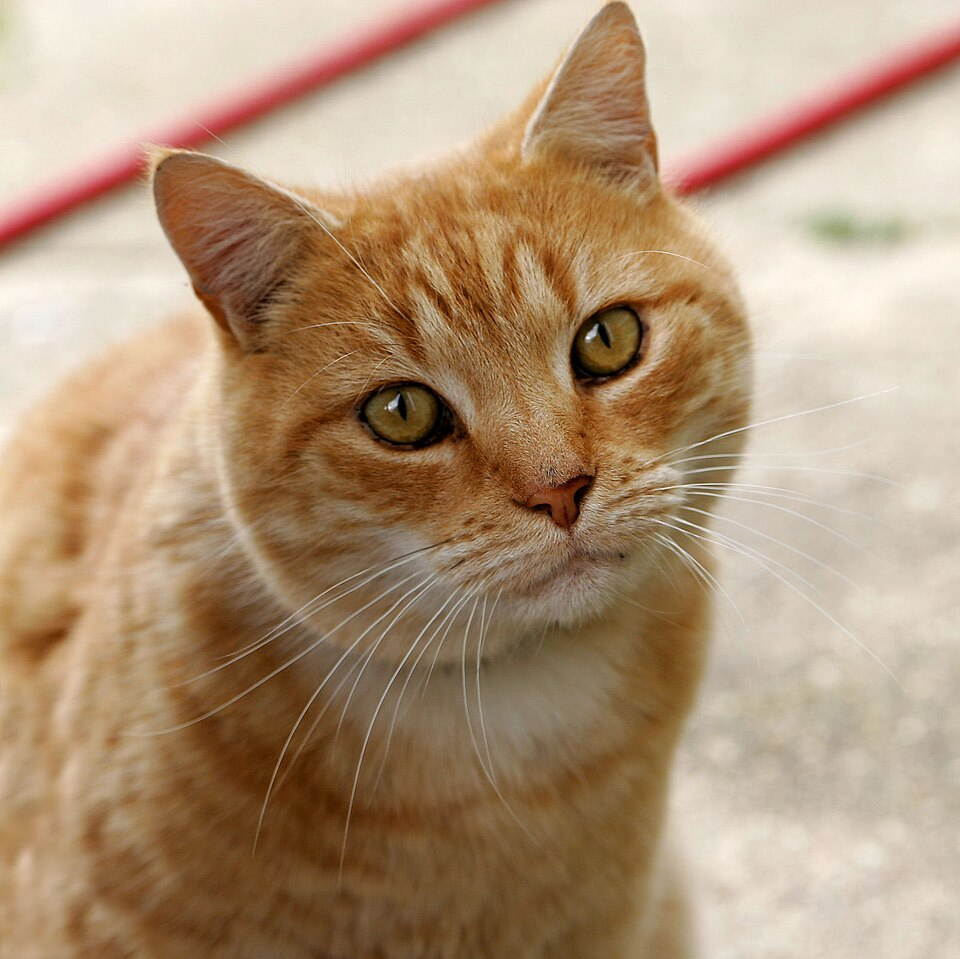
#> input picture ornek.jpg, 960 x 959 px
$ python 09_edge_detection.py   (older library calls are emulated)
#> lines starting #> are read from the running program, lines starting #| are printed output that depends on the picture
import cv2  # OpenCV kütüphanesini içe aktar
import matplotlib.pyplot as plt  # Matplotlib kütüphanesini içe aktar
import numpy as np  # NumPy kütüphanesini içe aktar

gray = cv2.cvtColor(cv2.imread("ornek.jpg"), cv2.COLOR_BGR2GRAY)  # Görüntüyü oku ve gri tonlamaya çevir
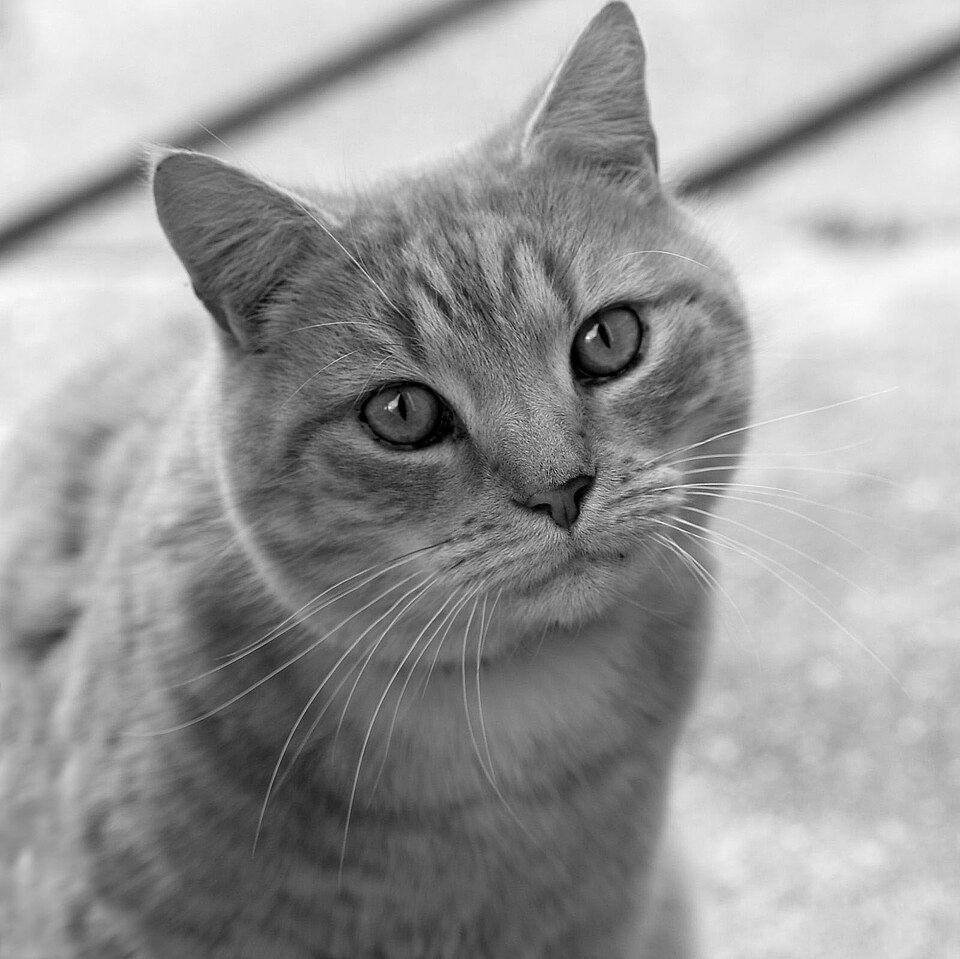
#> gray: shape (959, 960); min 0, max 254, mean 153.7

canny_params = [(50, 100), (100, 200), (150, 300)]  # Canny kenar algılama parametreleri (düşük, yüksek eşik)

plt.figure(figsize=(12, 6))  # 12x6 inç boyutunda figür oluştur

for i, (low, high) in enumerate(canny_params):  # Her parametre çifti için döngü
    edges = cv2.Canny(gray, low, high)  # Canny kenar algılama uygula
    plt.subplot(2, 4, i+1)  # Alt grafiğe geç
    plt.imshow(edges, cmap="gray")  # Kenarları göster
    plt.title(f"Canny\n{low}-{high}")  # Başlık ekle
    plt.axis("off")  # Eksenleri gizle
#> this loop made 3 passes
#> pass 1, `edges = cv2.Canny(gray, low, high)`:
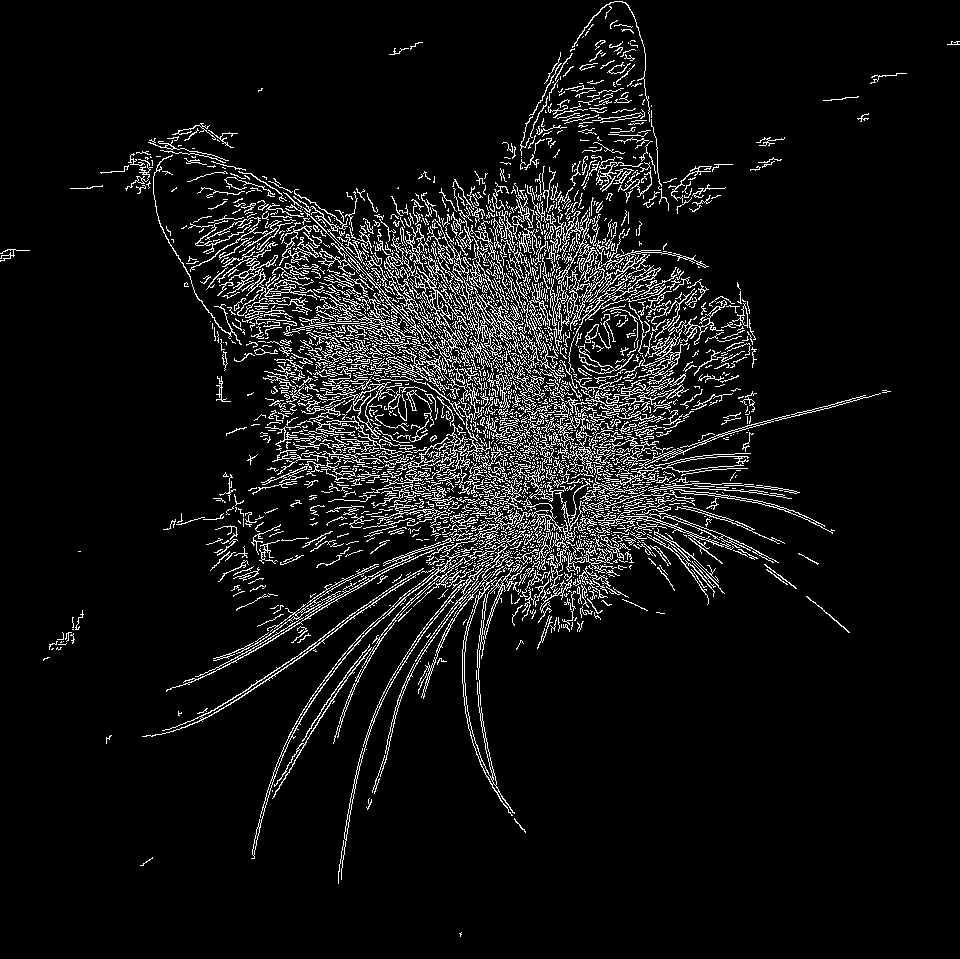
#> edges: shape (959, 960); 7.4% white in thin lines or dots

sobelx = cv2.Sobel(gray, cv2.CV_64F, 1, 0, ksize=3)  # Sobel X yönünde türev (yatay kenarlar)
sobely = cv2.Sobel(gray, cv2.CV_64F, 0, 1, ksize=3)  # Sobel Y yönünde türev (dikey kenarlar)
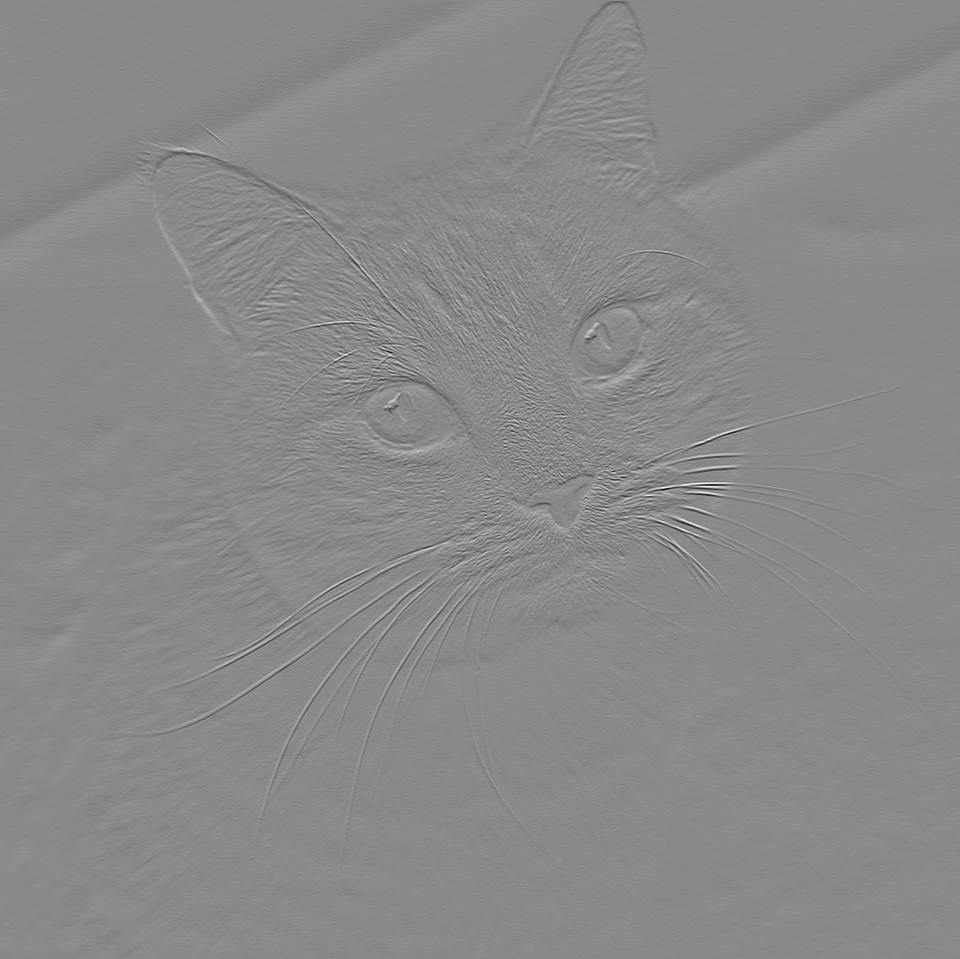
#> sobely: shape (959, 960) float64; min -795, max 678, mean -0.8; drawn with min black and max white
sobel = cv2.magnitude(sobelx, sobely)  # Sobel büyüklüğü (toplam gradyan)
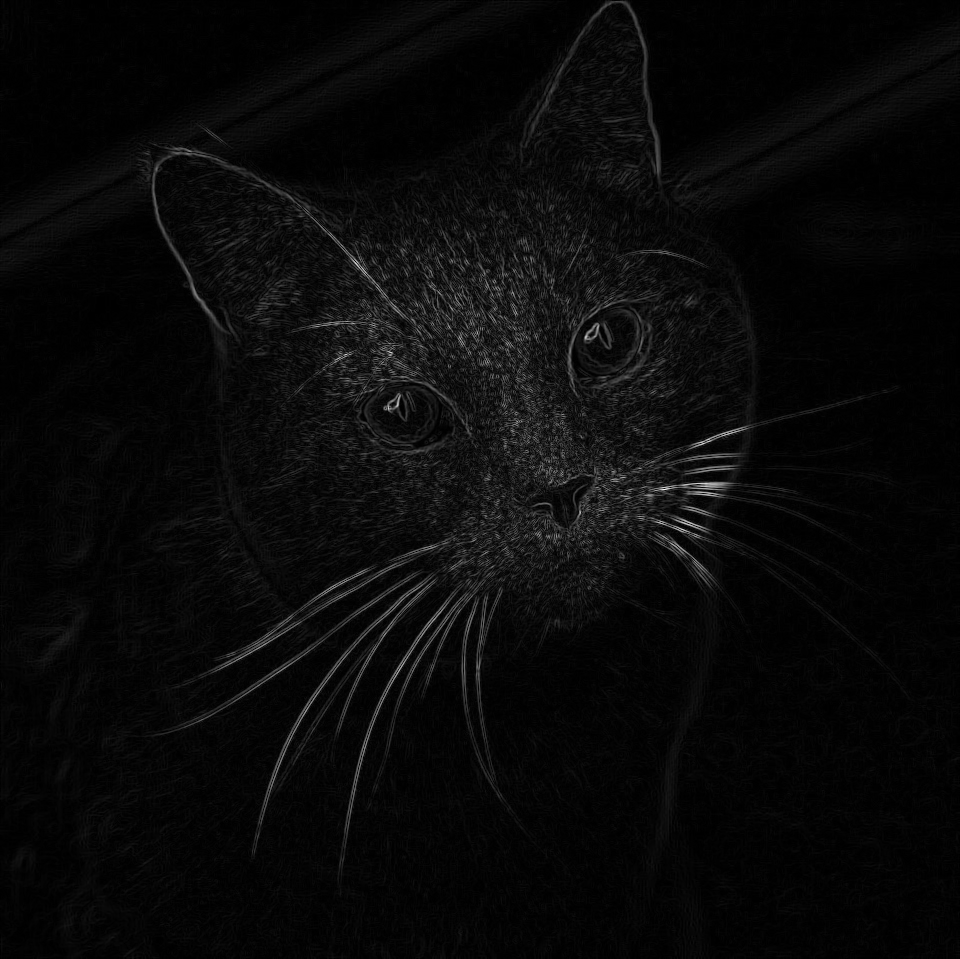
#> sobel: shape (959, 960) float64; min 0, max 804.5, mean 30.1; drawn with min black and max white

plt.subplot(2, 4, 4); plt.imshow(np.abs(sobelx), cmap="gray"); plt.title("Sobel X"); plt.axis("off")  # Sobel X göster
plt.subplot(2, 4, 5); plt.imshow(np.abs(sobely), cmap="gray"); plt.title("Sobel Y"); plt.axis("off")  # Sobel Y göster
plt.subplot(2, 4, 6); plt.imshow(sobel, cmap="gray"); plt.title("Sobel Combined"); plt.axis("off")  # Birleşik Sobel göster

laplacian = cv2.Laplacian(gray, cv2.CV_64F)  # Laplacian operatörü (ikinci türev)
plt.subplot(2, 4, 7); plt.imshow(np.abs(laplacian), cmap="gray"); plt.title("Laplacian"); plt.axis("off")  # Laplacian göster

plt.tight_layout()  # Alt grafikleri düzenle
plt.show()  # Tüm grafikleri göster
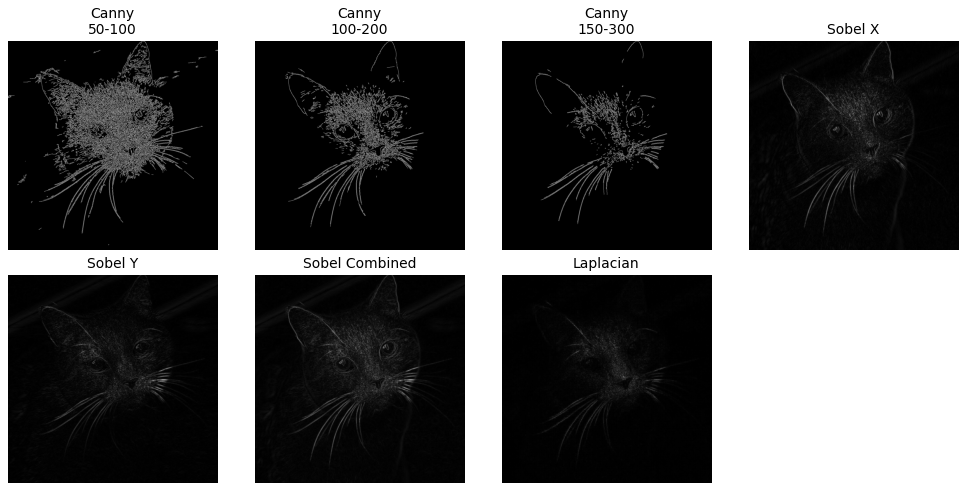
#> figure drawn by matplotlib, 7 panels

$ run again, with harita.png saved as ornek.jpg
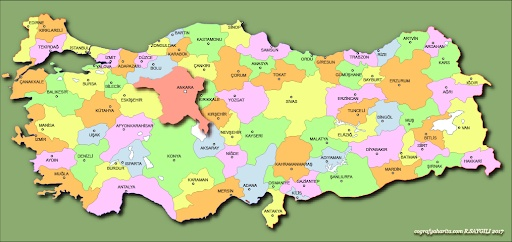
#> input picture harita.png, 512 x 242 px
#> the loop `for i, (low, high) in enumerate(canny_params):` made 3 passes
#> pass 1, `edges = cv2.Canny(gray, low, high)`:
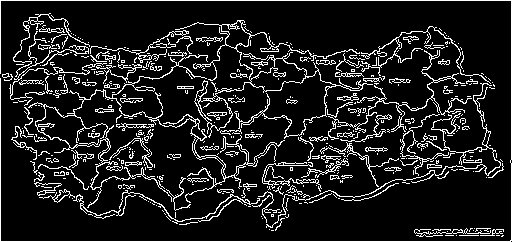
#> edges: shape (242, 512); 12.3% white in thin lines or dots
#> `laplacian = cv2.Laplacian(gray, cv2.CV_64F)`:
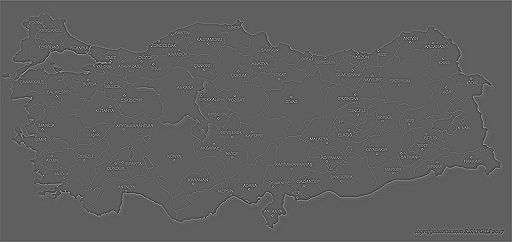
#> laplacian: shape (242, 512) float64; min -502, max 835, mean 0.5; drawn with min black and max white
